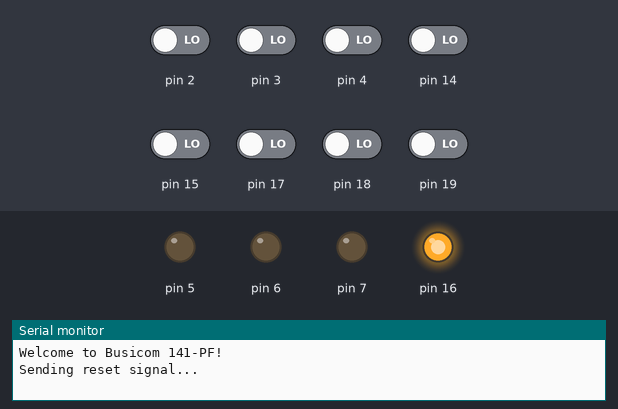
Bench run of a sketch on a simulated Arduino Uno, built with avr-gcc and run on an emulated ATmega328P. On the bench: output pins drawn as LEDs (lit = HIGH), the last lines printed to the serial monitor. Inputs (shaded band) come from the test bench; at power-on: pin 2–4, pin 14, pin 15, pin 17–19 LOW.

Above: at 0.1 s.
At 3.2 s:
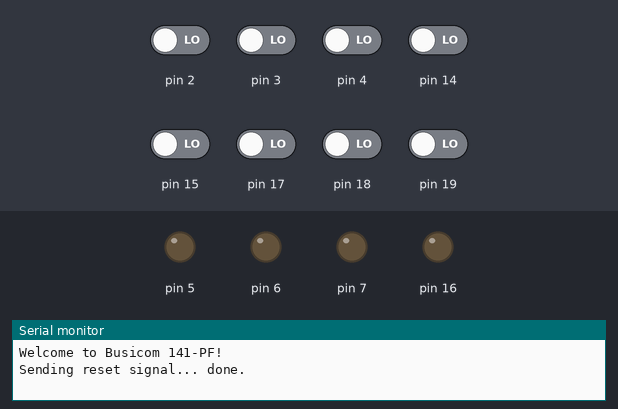
3.3 s: pin 4 driven HIGH
At 4.2 s:
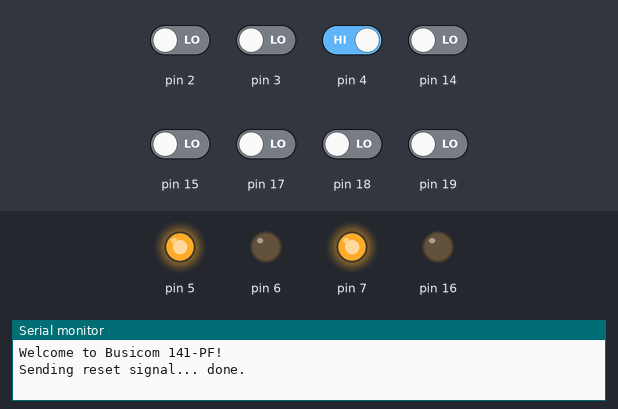
4.8 s: pin 17 driven HIGH
Timing chart, 0 to 7.8 s (numbered marks = the images above; inputs shaded):
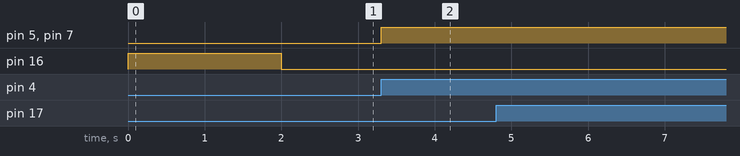

Measured:
- after the input at 3.3 s, pin 5, pin 7: LOW → HIGH at once

The sketch:

PRINTER.ino
```cpp
#include "i4003.h"
#include "PRINTER.h"

#define RESET_ON              PORTC |=  0b00000100
#define RESET_OFF             PORTC &= ~0b00000100
#define RESET_OUTPUT          DDRC  |=  0b00000100

#define SHIFT_DATA            0b00001000
#define SHIFT_DATA_ON         (PIND & SHIFT_DATA)
#define SHIFT_DATA_INPUT      DDRD &= ~SHIFT_DATA
#define PRN_SHIFT_CLK         0b00000100
#define PRN_SHIFT_CLK_ON      (PIND & PRN_SHIFT_CLK)
#define PRN_SHIFT_CLK_INPUT   DDRD &= ~PRN_SHIFT_CLK

i4003 PSHIFT(0xFFFFF) ;
PRINTER PRINTER(&PSHIFT) ;

unsigned long max_dur = 0 ;


void reset(){
  PSHIFT.reset() ;
  PRINTER.reset() ;
  max_dur = 0 ;
}


void setup(){
  RESET_OUTPUT ;
  RESET_ON ;

  Serial.begin(2000000) ;
  Serial.println("Welcome to Busicom 141-PF!") ;

  SHIFT_DATA_INPUT ;
  PRN_SHIFT_CLK_INPUT ;
  PRINTER.setup() ;

  Serial.print("Sending reset signal... ") ;
  delay(1000) ;
  reset() ;
  delay(1000) ;
  Serial.println("done. ") ;
  RESET_OFF ;
}


void loop(){
  while (1){
    noInterrupts() ;
    bool data = SHIFT_DATA_ON ;
    PSHIFT.loop(PRN_SHIFT_CLK_ON, data) ;
    bool worked = PRINTER.loop() ;
    interrupts() ;
    if (! worked){
      PRINTER.printChar() ;
    }
  }
}
```

PRINTER.cpp
```cpp
#include "PRINTER.h"

const char *specialChars_0[] = {"<>",  "+ ",  "- ",  "X ",  "/ ",  "M+",  "M-",  "^ ",  "= ",  "SQ",  "% ",  "C ",  "R "} ;
const char *specialChars_1[] = {"#  ", "*  ", "I  ", "II ", "III", "M+ ", "M- ", "T  ", "K  ", "E  ", "Ex ", "C  ", "M  "} ;
const char *digits[] = {"0", "1", "2", "3", "4", "5", "6", "7", "8", "9"} ;
const char *dot = "." ;
const char *dash = "-" ;

// Units are CPU cycles
const long sector_pulse =  (14 * 1000) / 22 ;
const long sector_period = (28 * 1000) / 22 ;

#define SYNC_INPUT          DDRD &= ~0b00010000
#define SYNC_ON             PIND &   0b00010000

#define PRN_ADV             0b00001000
#define PRN_ADV_INPUT       DDRC &= ~PRN_ADV
#define PRN_FIRE            0b00010000
#define PRN_FIRE_INPUT      DDRC &= ~PRN_FIRE
#define PRN_COLOR           0b00100000
#define PRN_COLOR_INPUT     DDRC &= ~PRN_COLOR

#define PRN_INDEX           0b00100000
#define PRN_INDEX_ON        PORTD |=  PRN_INDEX
#define PRN_INDEX_OFF       PORTD &= ~PRN_INDEX
#define PRN_INDEX_OUTPUT    DDRD  |=  PRN_INDEX
#define PRN_ADV_BTN         0b01000000
#define PRN_ADV_BTN_ON      PORTD |=  PRN_ADV_BTN
#define PRN_ADV_BTN_OFF     PORTD &= ~PRN_ADV_BTN
#define PRN_ADV_BTN_OUTPUT  DDRD  |=  PRN_ADV_BTN
#define PRN_SECTOR          0b10000000
#define PRN_SECTOR_ON       PORTD |=  PRN_SECTOR
#define PRN_SECTOR_OFF      PORTD &= ~PRN_SECTOR
#define PRN_SECTOR_OUTPUT   DDRD  |=  PRN_SECTOR


PRINTER::PRINTER(i4003 *input){
  _input = input ;
  reset() ;
}


void PRINTER::reset(){
  strcpy(_line, "                      ") ;
  _output_buffer[0] = '\0' ;
  _cur_sector = 0 ;
  _cur_cycle = 0 ;
  _cur_fire = 0 ;
  _cur_advance = 0 ;
  strcpy(_cur_color, " ") ;
  _cur_sync = 0 ;
  _output_buffer[0] = '\0' ;
  _output_buffer_idx = 0 ;

  PRN_ADV_BTN_OFF ;
  PRN_INDEX_OFF ;
  PRN_SECTOR_OFF ;
}


void PRINTER::setup(){
  SYNC_INPUT ;
  PRN_ADV_INPUT ;
  PRN_FIRE_INPUT ;
  PRN_COLOR_INPUT ;
  PRN_ADV_BTN_OUTPUT ;
  PRN_INDEX_OUTPUT ;
  PRN_SECTOR_OUTPUT ;
}


bool PRINTER::loop(){
  // TODO: For now we use the sync signal as a cycle indicator.
  // Once the 4004 is in the Nano, we will know the real clock period and will be able to
  // have the printer manage it's own timing independently, based on setting sector_pulse and sector_period.
  bool ret = 0 ;

  if (SYNC_ON){
    if (! _cur_sync){
      if (_cur_cycle == 0){
          ret = 1 ;
          startSectorPulse() ;
      }
      else if (_cur_cycle == sector_pulse){
          ret = 1 ;
          endSectorPulse() ;
      }
      else if (_cur_cycle == sector_period){
          ret = 1 ;
          endSectorPeriod() ;
      }
      else {
          _cur_cycle += 1 ;
      }
      _cur_sync = 1 ;
    }
  }
  else {
    _cur_sync = 0 ;
  }

  byte data = PINC ;
  if (data & PRN_FIRE){
      if (! _cur_fire){
        fireHammers() ;
        _cur_fire = 1 ;
        ret = 1 ;
      }
  }
  else {
    _cur_fire = 0 ;
  }

  if (data & PRN_ADV){
    if (! _cur_advance){
      advanceLine() ;
      strcpy(_cur_color, " ") ;   // Reset line color
      _cur_advance = 1 ;
      ret = 1 ;
    }
  }
  else{
    _cur_advance = 0 ;
  }

  if (data & PRN_COLOR){
    strcpy(_cur_color, "-") ;    // Set color to "red", meaning negative value.
    ret = 1 ;
  }

  return ret ;
}


void PRINTER::startSectorPulse(){
  PRN_SECTOR_ON ;
  if (_cur_sector == 0){
      PRN_INDEX_ON ;
  }
  _cur_cycle += 1 ;
}


void PRINTER::endSectorPulse(){
  PRN_SECTOR_OFF ;
  _cur_cycle += 1 ;
}


void PRINTER::endSectorPeriod(){
  if (_cur_sector == 0){
      PRN_INDEX_OFF ;
  }
  _cur_sector++ ;
  if (_cur_sector == 13){
    _cur_sector = 0 ;
  }
  _cur_cycle = 0 ;
}


void PRINTER::fireHammers(){
  long reg = _input->getReg() ;
  long mask = 1L ;
  for (int i = 0 ; i < 20 ; i++){
    if (reg & mask){
      punchChar(i) ;
    }
    mask = mask << 1 ;
  }
}


void PRINTER::advanceLine(){
  // print previous line
  _output_buffer[0] = '\0' ;
  _output_buffer_idx = 0 ;
  appendOutputBuffer(">>> ") ;
  appendOutputBuffer(_cur_color) ;
  appendOutputBuffer("|") ;
  appendOutputBuffer(_line) ;
  appendOutputBuffer("|\n") ;
  for (int i = 0 ; _line[i] != '\0' ; i++){
    _line[i] = ' ' ;
  }
}


void PRINTER::appendOutputBuffer(const char *s){
  strcat(_output_buffer, s) ;
}


void PRINTER::printChar(){
  char c = _output_buffer[_output_buffer_idx] ;
  if (c != '\0'){
    Serial.print(c) ;
    _output_buffer_idx++ ;
  }
}


void PRINTER::punchChar(byte b){
  const char *str = NULL ;
  int pos = -1 ;
  if (b == 0){
    str = specialChars_0[_cur_sector] ;
    pos = 16 ;
  }
  else if (b == 1){
    str = specialChars_1[_cur_sector] ;
    pos = 19 ;
  }
  else if (b <= 17 && b >= 3){
    if (_cur_sector <= 9){
      str = digits[_cur_sector] ;
      pos = b - 3 ;
    }
    else if (_cur_sector == 10 || _cur_sector == 11){
      str = dot ;
      pos = b - 3 ;
    }
    else {
      str = dash ;
      pos = b - 3 ;
    }
  }

  if (str != NULL){
    strncpy(_line + pos, str, strlen(str)) ;
  }
}
```

PRINTER.h
```cpp
#ifndef PRINTER_H
#define PRINTER_H

#include "i4003.h"


class PRINTER {
  public:
    PRINTER(i4003 *input) ;
    void reset() ;
    void setup() ;
    bool loop() ;
    void startSectorPulse() ;
    void endSectorPulse() ;
    void endSectorPeriod() ;
    void fireHammers() ;
    void advanceLine() ;
    void appendOutputBuffer(const char *s) ;
    void printChar() ;
    void punchChar(byte b) ;

  private:
    i4003 *_input ;
    char _line[23] ;
    char _output_buffer[256] ;
    byte _output_buffer_idx ;
    byte _cur_sector ;
    int _cur_cycle ;
    bool _cur_fire ;
    bool _cur_advance ;
    char _cur_color[2] ;
    bool _cur_sync ;
} ;


#endif
```

i4003.cpp
```cpp
#include "i4003.h"


i4003::i4003(long mask){
  _mask = mask ;
  reset() ;
}


void i4003::reset(){
  _reg = 0 ;
  _cur_clock = 0 ;
}


bool i4003::loop(bool clk, bool data){
  bool ret = 0 ;
  if (clk){
    if (! _cur_clock){
      _reg = ((_reg << 1) | data) & _mask ;
     _cur_clock = 1 ;
     ret = 1 ;
    }
  }
  else {
    _cur_clock = 0 ;
  }

  return ret ;
}


long i4003::getReg(){
  return _reg ;
}
```

i4003.h
```cpp
#ifndef I4003_H
#define I4003_H

#include "Arduino.h"


class i4003 {
  public:
    i4003(long mask) ;
    void reset() ;
    bool loop(bool clk, bool data) ;
    long getReg() ;
  private:
    long _mask ;
    long _reg ;
    bool _cur_clock ;
} ;


#endif
```
